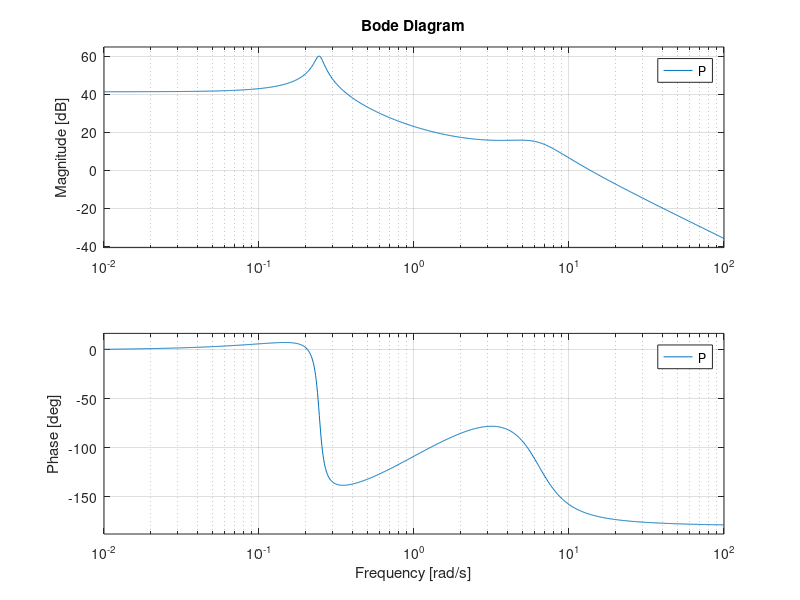

Reproduce this figure in MATLAB. (Note: this script raises an error after producing the figure.)
clc; clear; close all;
format compact

% Exercise 1
s = tf('s')


theta = 160*(s + 2.5)*(s + 0.7);
delta = (s*s + 5*s + 40)*(s*s + 0.03*s + 0.06);

P = theta/delta

isstable(P)

figure(1)
bode(P)
grid on
% 
% figure(2)
% pzplot(P)
% grid on

% Exercise 2, 3, 4, 5
% Plus stuff in Simulink

pg = getPeakGain(P)

dg = dcgain(P)

Kp = 0.5;
Kd = 0.25;
Ki = 0.05;

% Exercise 6
C = Kp + Ki/s + Kd*s

H = C*P

H2 = feedback(C * P, 1)

% Exercise 7

figure(3)
bode(H)
grid on

% Exercise 8
